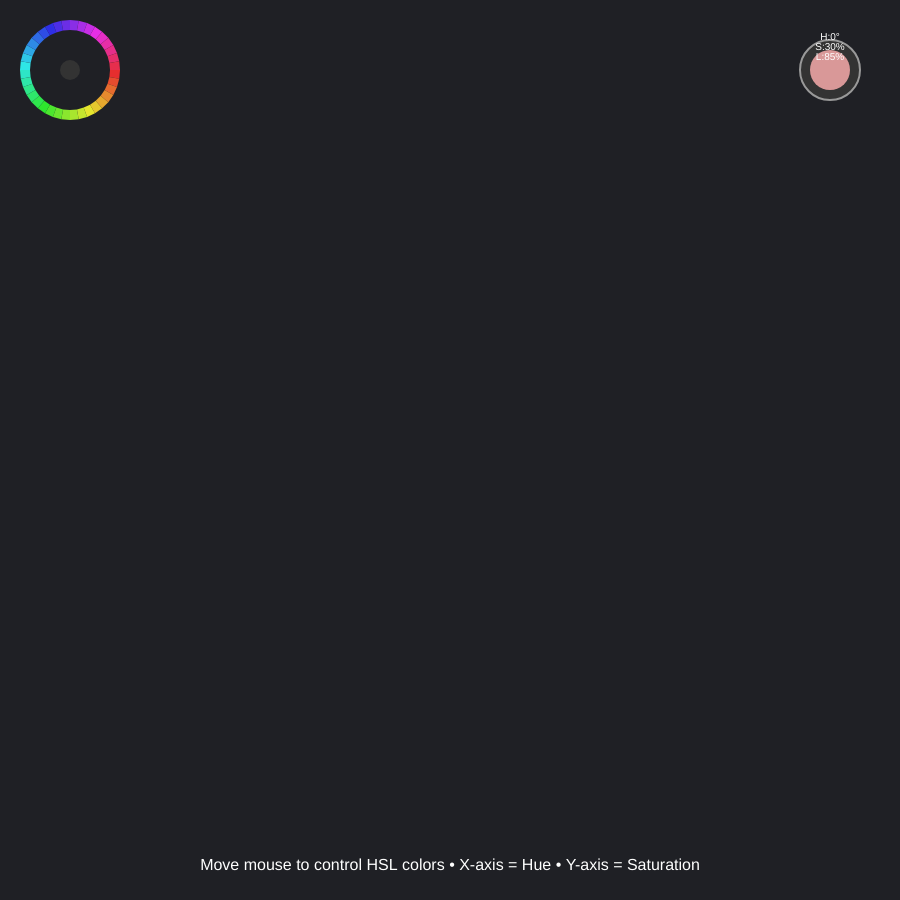
Frame 1 (no input)
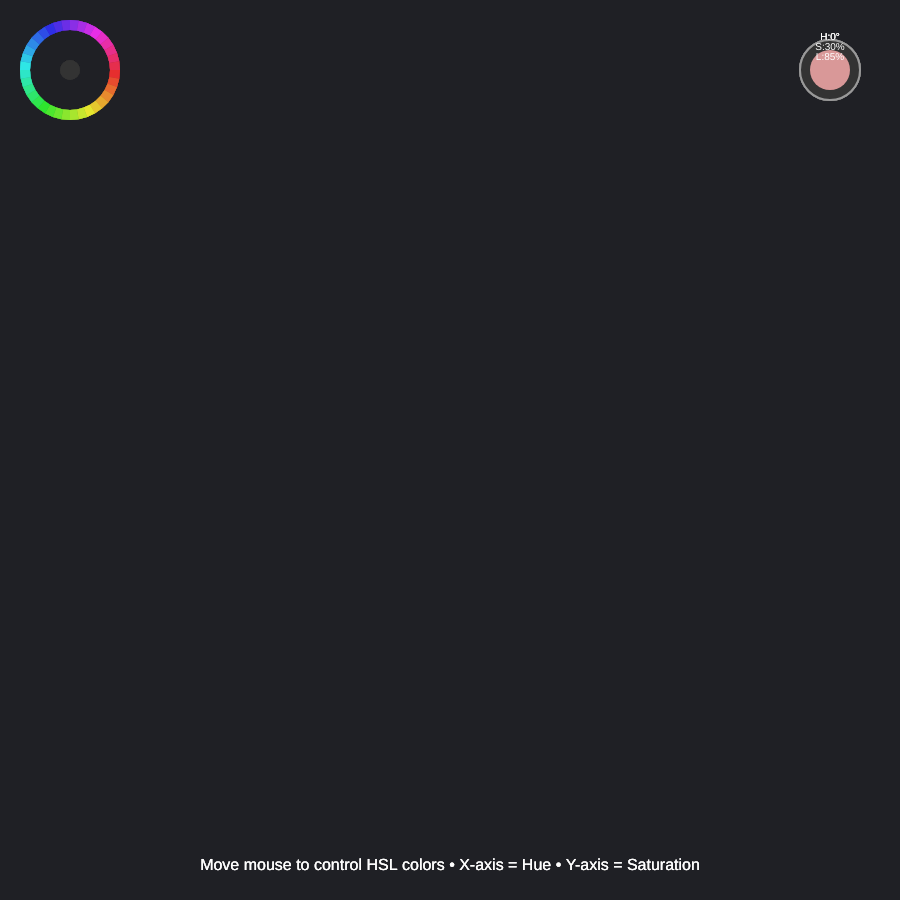
Frame 60 (no input)
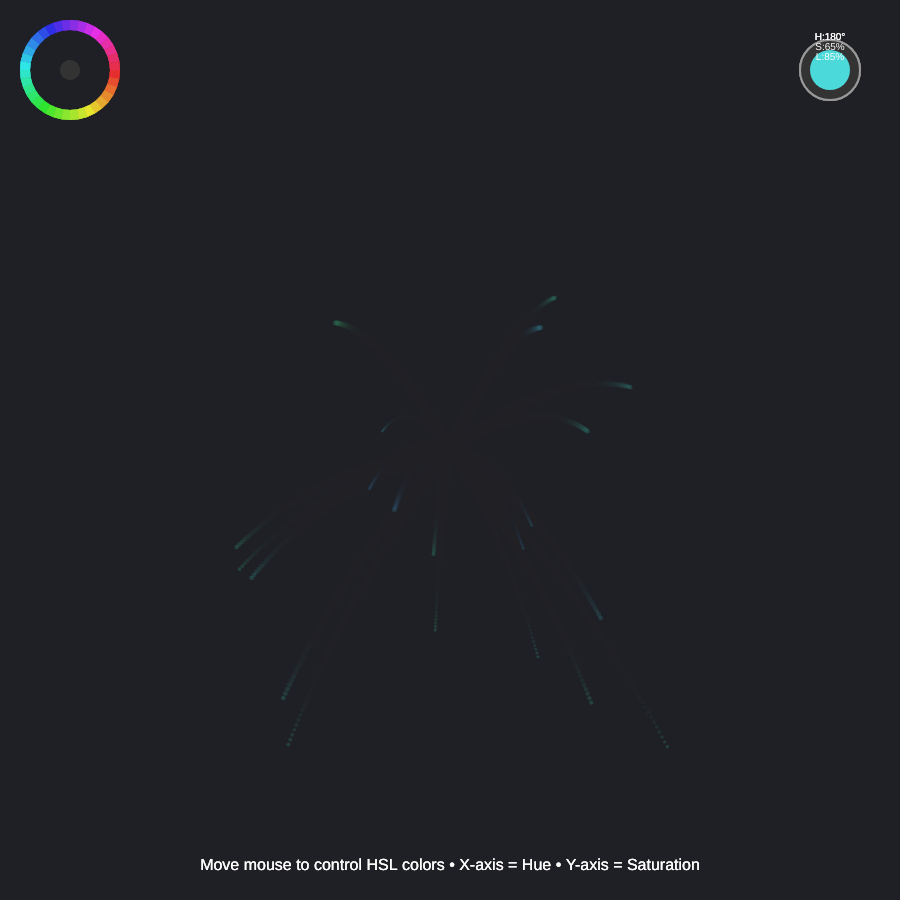
Frame 120 (the mouse pressed at the canvas centre since frame 60)

The p5.js sketch that drew these frames (run headless with seeded random() and noise() and a simulated clock; from frame 60 on, the mouse is pressed at the canvas centre):

// p5.js sketch
// ── sketch.js
// HSL Mouse Animation Sketch
// Demonstrates HSL color mode with mouse-controlled animation

let particles = [];
let maxParticles = 100;

function setup() {
  const s = min(windowWidth, windowHeight) * 0.9;
  createCanvas(s, s);
  colorMode(HSB, 360, 100, 100, 100);
  background(220, 20, 15);
}

function windowResized() {
  const s = min(windowWidth, windowHeight) * 0.9;
  resizeCanvas(s, s);
  redraw();
}

function draw() {
  // Semi-transparent background for trail effect
  background(220, 20, 15, 20);

  // Calculate hue and saturation based on mouse position
  let mouseHue = map(mouseX, 0, width, 0, 360);
  let mouseSaturation = map(mouseY, 0, height, 30, 100);

  // Create new particles at mouse position when mouse is moving
  if (mouseX !== pmouseX || mouseY !== pmouseY) {
    if (particles.length < maxParticles) {
      particles.push(new Particle(mouseX, mouseY, mouseHue, mouseSaturation));
    }
  }

  // Update and draw all particles
  for (let i = particles.length - 1; i >= 0; i--) {
    particles[i].update();
    particles[i].display();

    // Remove dead particles
    if (particles[i].isDead()) {
      particles.splice(i, 1);
    }
  }

  // Draw interactive elements that respond to mouse
  drawColorWheel();
  drawMouseIndicator(mouseHue, mouseSaturation);

  // Instructions
  fill(0, 0, 100); // White text
  textAlign(CENTER);
  textSize(16);
  text(
    "Move mouse to control HSL colors • X-axis = Hue • Y-axis = Saturation",
    width / 2,
    height - 30
  );
}

function drawColorWheel() {
  // Draw a small color wheel in the corner to show HSL concept
  push();
  translate(70, 70);

  let wheelRadius = 50;
  let segments = 36;

  for (let i = 0; i < segments; i++) {
    let angle = map(i, 0, segments, 0, TWO_PI);
    let hue = map(i, 0, segments, 0, 360);

    fill(hue, 80, 90);
    noStroke();

    let x1 = cos(angle) * (wheelRadius - 10);
    let y1 = sin(angle) * (wheelRadius - 10);
    let x2 = cos(angle) * wheelRadius;
    let y2 = sin(angle) * wheelRadius;
    let x3 = cos(angle + TWO_PI / segments) * wheelRadius;
    let y3 = sin(angle + TWO_PI / segments) * wheelRadius;
    let x4 = cos(angle + TWO_PI / segments) * (wheelRadius - 10);
    let y4 = sin(angle + TWO_PI / segments) * (wheelRadius - 10);

    quad(x1, y1, x2, y2, x3, y3, x4, y4);
  }

  // Center circle
  fill(0, 0, 20);
  noStroke();
  circle(0, 0, 20);

  pop();
}

function drawMouseIndicator(hue, saturation) {
  // Draw current mouse color indicator
  push();
  translate(width - 70, 70);

  // Background circle
  fill(0, 0, 20);
  stroke(0, 0, 60);
  strokeWeight(2);
  circle(0, 0, 60);

  // Current color circle
  fill(hue, saturation, 85);
  noStroke();
  circle(0, 0, 40);

  // HSL values text
  fill(0, 0, 100);
  textAlign(CENTER);
  textSize(10);
  text(`H:${int(hue)}°`, 0, -30);
  text(`S:${int(saturation)}%`, 0, -20);
  text(`L:85%`, 0, -10);

  pop();
}

// Particle class for animated elements
class Particle {
  constructor(x, y, hue, saturation) {
    this.x = x;
    this.y = y;
    this.vx = random(-2, 2);
    this.vy = random(-2, 2);
    this.life = 100;
    this.maxLife = 100;
    this.hue = hue;
    this.saturation = saturation;
    this.size = random(5, 15);

    // Add some variation to the hue
    this.hue += random(-30, 30);
    if (this.hue < 0) this.hue += 360;
    if (this.hue > 360) this.hue -= 360;
  }

  update() {
    this.x += this.vx;
    this.y += this.vy;
    this.life -= 1;

    // Add some physics - gravity and friction
    this.vy += 0.05; // gravity
    this.vx *= 0.99; // friction
    this.vy *= 0.99;
  }

  display() {
    let alpha = map(this.life, 0, this.maxLife, 0, 80);
    let brightness = map(this.life, 0, this.maxLife, 30, 90);

    fill(this.hue, this.saturation, brightness, alpha);
    noStroke();

    let currentSize = map(this.life, 0, this.maxLife, 0, this.size);
    circle(this.x, this.y, currentSize);
  }

  isDead() {
    return this.life <= 0;
  }
}

function mousePressed() {
  // Create burst of particles on click
  let mouseHue = map(mouseX, 0, width, 0, 360);
  let mouseSaturation = map(mouseY, 0, height, 30, 100);

  for (let i = 0; i < 20; i++) {
    if (particles.length < maxParticles) {
      let p = new Particle(mouseX, mouseY, mouseHue, mouseSaturation);
      // Give burst particles more energy
      p.vx = random(-5, 5);
      p.vy = random(-5, 5);
      particles.push(p);
    }
  }
}

function keyPressed() {
  if (key === " ") {
    // Clear all particles
    particles = [];
  }
}

// ── style.css
/* Minimal back button in top-left corner */
.back-btn {
  position: absolute;
  top: 16px;
  left: 16px;
  z-index: 10;
  text-decoration: none;
}
.back-btn svg {
  display: block;
  fill: none;
  stroke: #ffd700;
  transition: stroke 0.2s;
}
.back-btn:hover svg {
  stroke: #ffa500;
}

html,
body {
  margin: 0;
  padding: 0;
  display: grid;
  place-content: center center;
  height: 100vh;
  background: #0f0f23;
}

canvas {
  display: block;
  border: 3px solid #333;
  border-radius: 1em;
  cursor: crosshair;
}
